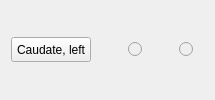
       <widget class="QEvaluationWidget" name="QEvaluationWidget_3" native="true">
        <layout class="QHBoxLayout" name="horizontalLayout_5">
         <item>
          <widget class="QPushButton" name="caudate_left">
           <property name="sizePolicy">
            <sizepolicy hsizetype="Preferred" vsizetype="Fixed">
             <horstretch>0</horstretch>
             <verstretch>0</verstretch>
            </sizepolicy>
           </property>
           <property name="minimumSize">
            <size>
             <width>30</width>
             <height>25</height>
            </size>
           </property>
           <property name="text">
            <string>Caudate, left</string>
           </property>
          </widget>
         </item>
         <item>
          <spacer name="horizontalSpacer_8">
           <property name="orientation">
            <enum>Qt::Horizontal</enum>
           </property>
           <property name="sizeType">
            <enum>QSizePolicy::MinimumExpanding</enum>
           </property>
           <property name="sizeHint" stdset="0">
            <size>
             <width>31</width>
             <height>25</height>
            </size>
           </property>
          </spacer>
         </item>
         <item>
          <widget class="QRadioButton" name="caudate_left_good">
           <property name="enabled">
            <bool>false</bool>
           </property>
           <property name="sizePolicy">
            <sizepolicy hsizetype="Fixed" vsizetype="Fixed">
             <horstretch>0</horstretch>
             <verstretch>0</verstretch>
            </sizepolicy>
           </property>
           <property name="minimumSize">
            <size>
             <width>25</width>
             <height>25</height>
            </size>
           </property>
           <property name="text">
            <string notr="true"/>
           </property>
          </widget>
         </item>
         <item>
          <spacer name="horizontalSpacer_9">
           <property name="orientation">
            <enum>Qt::Horizontal</enum>
           </property>
           <property name="sizeType">
            <enum>QSizePolicy::Fixed</enum>
           </property>
           <property name="sizeHint" stdset="0">
            <size>
             <width>20</width>
             <height>25</height>
            </size>
           </property>
          </spacer>
         </item>
         <item>
          <widget class="QRadioButton" name="caudate_left_bad">
           <property name="enabled">
            <bool>false</bool>
           </property>
           <property name="sizePolicy">
            <sizepolicy hsizetype="Fixed" vsizetype="Fixed">
             <horstretch>0</horstretch>
             <verstretch>0</verstretch>
            </sizepolicy>
           </property>
           <property name="minimumSize">
            <size>
             <width>25</width>
             <height>25</height>
            </size>
           </property>
           <property name="text">
            <string/>
           </property>
          </widget>
         </item>
        </layout>
       </widget>
